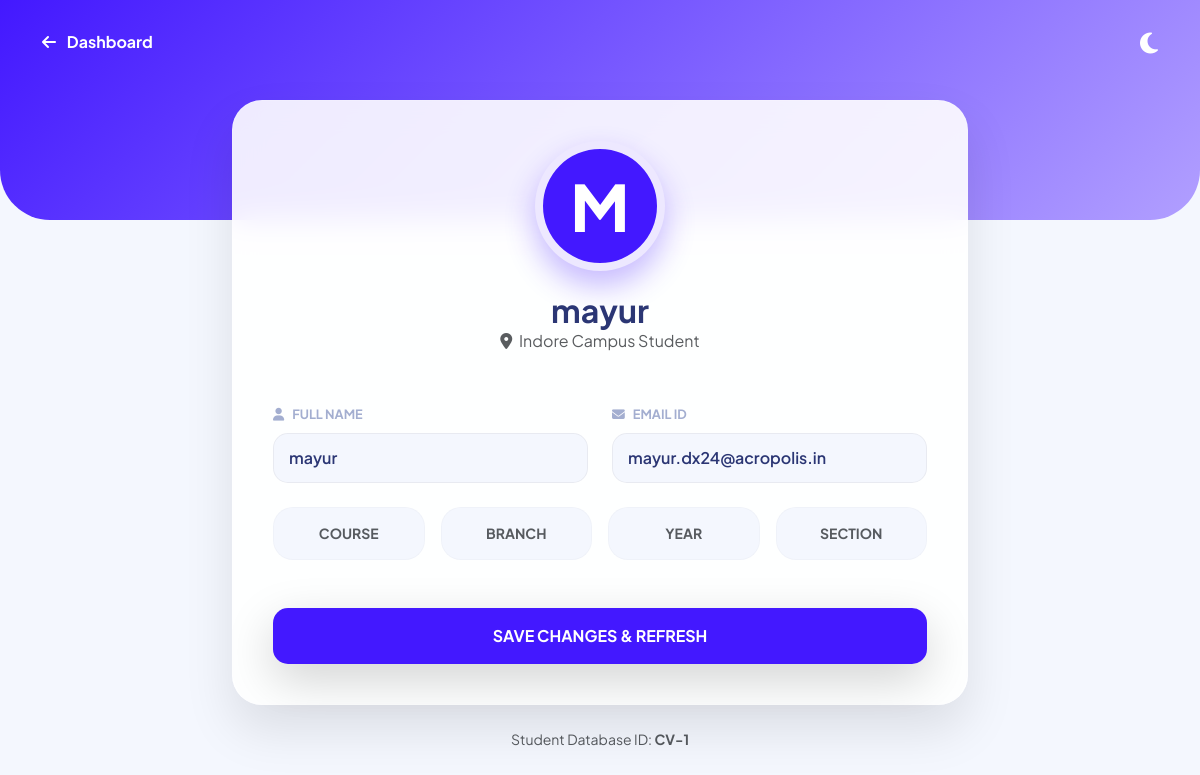
The page /index/profile.php (signed in) on the database its author committed.
### tables this page shows
CREATE TABLE `students` (
  `id` int NOT NULL AUTO_INCREMENT,
  `name` varchar(100) DEFAULT NULL,
  `email` varchar(100) DEFAULT NULL,
  `password` varchar(100) DEFAULT NULL,
  `course` varchar(50) DEFAULT NULL,
  `branch` varchar(50) DEFAULT NULL,
  `year` varchar(20) DEFAULT NULL,
  `section` varchar(10) DEFAULT NULL,
  PRIMARY KEY (`id`),
  UNIQUE KEY `email` (`email`)
);

### index/profile.php (the view, shortened to what this page needs)
<?php
include("../database/db.php");
$s_id = $_SESSION['student_id'];
$res = mysqli_query($conn, "SELECT * FROM students WHERE id='$s_id'");
$student = mysqli_fetch_assoc($res);
?>
<!DOCTYPE html>
<html lang="en">
<head>
    <link href="https://cdn.jsdelivr.net/npm/bootstrap@5.3.0/dist/css/bootstrap.min.css" rel="stylesheet">
    <link rel="stylesheet" href="https://cdnjs.cloudflare.com/ajax/libs/font-awesome/6.4.0/css/all.min.css">
</head>
<body>
<div class="header-gradient">
    <div class="container pt-4 d-flex justify-content-between align-items-center">
        <a href="complaint.php" class="text-white text-decoration-none fw-bold"><i class="fas fa-arrow-left me-2"></i> Dashboard</a>
        <div class="theme-switch" id="themeToggle">
            <i class="fas fa-moon"></i>
        </div>
    </div>
</div>
<div class="container mb-5">
    <div class="row justify-content-center">
        <div class="col-lg-10 col-xl-8">
            <div class="profile-card">
                <div class="text-center mb-5">
                    <div class="avatar-wrapper">
                        <div class="avatar-main"><?php echo strtoupper(substr($student['name'], 0, 1)); ?></div>
                    </div>
                    <h2 class="fw-bold mb-0"><?php echo $student['name']; ?></h2>
                    <p class="text-muted"><i class="fas fa-map-marker-alt me-1"></i> Indore Campus Student</p>
                </div>
                <form action="" method="POST">
                    <div class="row g-4">
                        <div class="col-md-6">
                            <label class="form-label text-uppercase"><i class="fas fa-user me-2"></i>Full Name</label>
                            <input type="text" name="name" class="custom-input form-control" value="<?php echo $student['name']; ?>" required>
                        </div>
                        <div class="col-md-6">
                            <label class="form-label text-uppercase"><i class="fas fa-envelope me-2"></i>Email ID</label>
                            <input type="email" class="custom-input form-control" value="<?php echo $student['email']; ?>" readonly>
                        </div>
                        <div class="col-12 mt-4">
                            <div class="row g-3">
                                <div class="col-md-3 col-6">
                                    <div class="stat-box">
                                        <div class="info-label small fw-bold text-muted">COURSE</div>
                                    </div>
                                </div>
                                <div class="col-md-3 col-6">
                                    <div class="stat-box">
                                        <div class="info-label small fw-bold text-muted">BRANCH</div>
                                    </div>
                                </div>
                                <div class="col-md-3 col-6">
                                    <div class="stat-box">
                                        <div class="info-label small fw-bold text-muted">YEAR</div>
                                    </div>
                                </div>
                                <div class="col-md-3 col-6">
                                    <div class="stat-box">
                                        <div class="info-label small fw-bold text-muted">SECTION</div>
                                    </div>
                                </div>
                            </div>
                        </div>
                        <div class="col-12 text-center mt-5">
                            <button type="submit" name="update_profile" class="btn btn-update w-100 py-3 shadow-lg">
                                SAVE CHANGES & REFRESH
                            </button>
                        </div>
                    </div>
                </form>
            </div>
            <p class="text-center mt-4 text-muted small">
                Student Database ID: <span class="fw-bold">CV-<?php echo $student['id']; ?></span>
            </p>
        </div>
    </div>
</div>
</body>
</html>

### index/profile.php (style rules this page uses)
:root { --bg-color: #f4f7fe; --card-bg: rgba(255, 255, 255, 0.9); --text-color: #2b3674; --accent-color: #4318FF; --input-bg: #F4F7FE; }
body { background-color: var(--bg-color); color: var(--text-color); transition: all 0.3s ease; font-family: 'Plus Jakarta Sans', sans-serif; }
.header-gradient { background: linear-gradient(135deg, var(--accent-color) 0%, #b19fff 100%); height: 220px; border-radius: 0 0 50px 50px; }
.profile-card { background: var(--card-bg); backdrop-filter: blur(15px); border: 1px solid rgba(255, 255, 255, 0.1); border-radius: 30px; box-shadow: 0 25px 50px rgba(0,0,0,0.1); margin-top: -120px; padding: 40px; }
.avatar-wrapper { position: relative; width: 130px; height: 130px; margin: 0 auto 20px; }
.avatar-main { width: 100%; height: 100%; background: var(--accent-color); color: white; border-radius: 50%; display: flex; align-items: center; justify-content: center; font-size: 4rem; font-weight: 800; border: 8px solid var(--card-bg); box-shadow: 0 15px 30px rgba(67, 24, 255, 0.3); }
.theme-switch { cursor: pointer; font-size: 1.5rem; color: white; }
.form-label { font-size: 0.8rem; font-weight: 700; color: #A3AED0; margin-bottom: 8px; }
.custom-input { background: var(--input-bg) !important; border: 1px solid rgba(0,0,0,0.05) !important; color: var(--text-color) !important; border-radius: 15px; padding: 12px 15px; font-weight: 600; }
.stat-box { background: var(--input-bg); border-radius: 20px; padding: 15px; text-align: center; border: 1px solid rgba(0,0,0,0.02); }
.btn-update { background: var(--accent-color); border: none; color: white; border-radius: 15px; padding: 15px 40px; font-weight: 700; transition: 0.4s; }

### rows shown on the page
students: name "M", name "mayur", email "mayur.dx24@acropolis.in", id "1"
